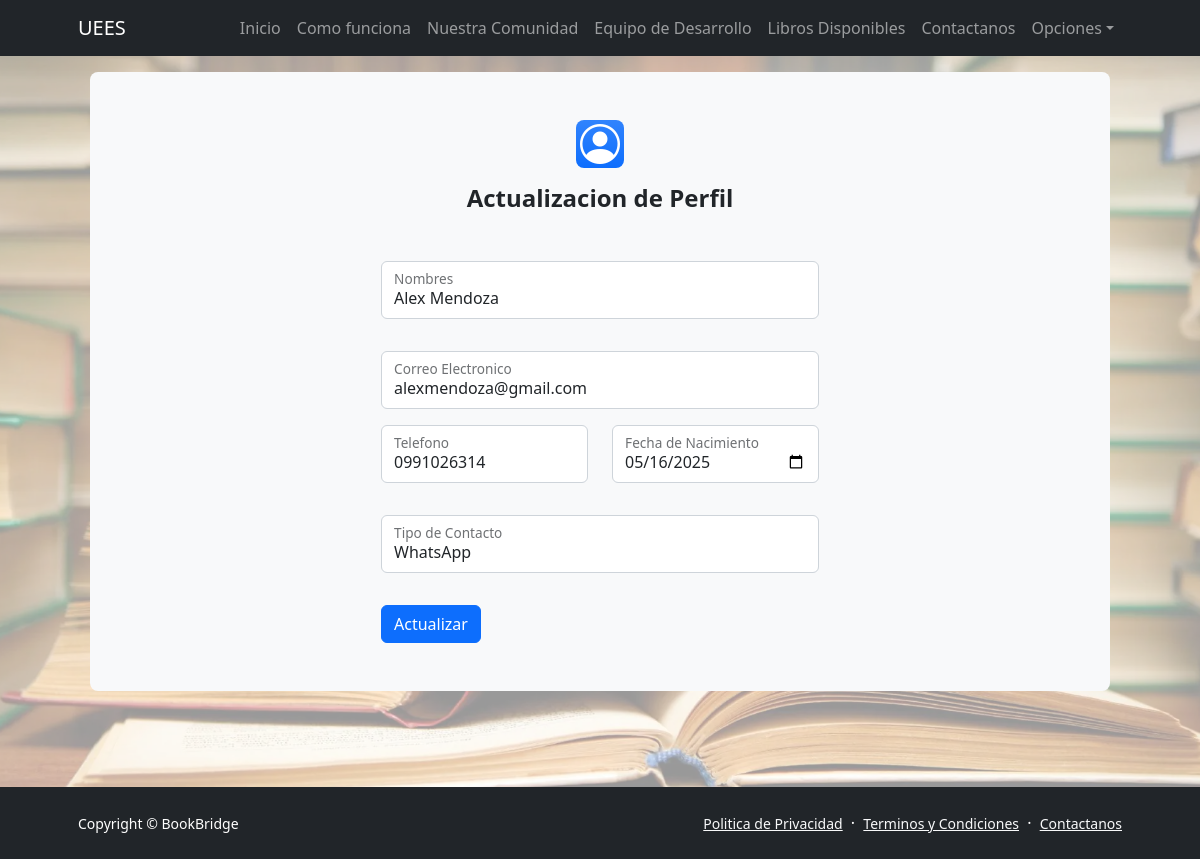
The page /mi-perfil/editar/ (signed in) on the database its author committed.
### intercambios/models.py (models this page shows, shortened)
class Usuario(AbstractUser):
    nombreReal = models.CharField(max_length=100)
    fechaAcceso = models.DateTimeField(null=True, blank=True)
    telefono = models.CharField(max_length=100)
    fecha_nacimiento = models.DateTimeField(null=True, blank=True)
    aceptacionPolitica = models.BooleanField(default=False)
    fechaAceptacion = models.DateTimeField(null=True, blank=True)
    intentosFallidos = models.IntegerField(default=0)
    estatus = models.CharField(max_length=20, default='Activo')
    perfil = models.ForeignKey(Perfil, on_delete=models.SET_NULL, null=True, related_name='usuarios')
    contactoPrincipal = models.ForeignKey(TipoContacto, on_delete=models.SET_NULL, null=True,)

### intercambios/views.py (the view)
# urls.py: path('mi-perfil/editar/', UsuarioUpdateView.as_view(), name='perfil_editar'),
class UsuarioUpdateView(LoginRequiredMixin, UpdateView):
    model = Usuario
    form_class = UsuarioUpdateForm
    template_name = 'intercambios/seguridad/perfil_editar.html'
    success_url = reverse_lazy('perfil_actualizado')
    def get_object(self):
        return self.request.user

### intercambios/forms.py
class UsuarioUpdateForm(forms.ModelForm):
    class Meta:
        model = Usuario
        fields = [
            'first_name', 'last_name',
            'email', 'nombreReal', 'telefono',
            'fecha_nacimiento', 'contactoPrincipal'
        ]
        widgets = {
            'fecha_nacimiento': forms.DateInput(attrs={'type': 'date'}),
        }
    def __init__(self, *args, **kwargs):
        super().__init__(*args, **kwargs)
        for field_name, field in self.fields.items():
            existing_classes = field.widget.attrs.get('class', '')
            field.widget.attrs['class'] = f'{existing_classes} form-control'.strip()
            field.widget.attrs['placeholder'] = field.label

### intercambios/models.py (called while the page is built)
    def __str__(self):
        return self.tipoContacto

### intercambios/templates/intercambios/seguridad/perfil_editar.html (shortened to what this page needs)
{% extends 'intercambios/base.html' %} {% block content %}
<section class="py-5">
  <div class="container px-5">
    <div class="bg-light rounded-3 py-5 px-4 px-md-5 mb-5">
      <div class="row gx-5 justify-content-center">
        <div class="col-lg-8 col-xl-6">
          <div class="text-center mb-5">
            <div class="feature bg-primary bg-gradient text-white rounded-3 mb-3">
              <i class="bi bi-person-circle fs-1"></i>
            </div>
            <h4 class="fw-bold">Actualizacion de Perfil</h4>
          </div>
          <form method="post">
              <div class="row">
                <div class="mb-3">
                  <div class="form-floating mb-3">
                    {{ form.nombreReal }}
                    <label for="{{ form.nombreReal.id_for_label }}">Nombres</label>
                  </div>
                </div>
              </div>
              <div class="form-floating mb-3">
                {{ form.email }}
                <label for="{{ form.email.id_for_label }}">Correo Electronico</label>
              </div>
              <div class="row">
                <div class="col-md-6 mb-3">
                  <div class="form-floating mb-3">
                    {{ form.telefono }}
                    <label for="{{ form.telefono.id_for_label }}">Telefono</label>
                  </div>
                </div>
                <div class="col-md-6 mb-3">
                  <div class="form-floating mb-3">
                    {{ form.fecha_nacimiento }}
                    <label for="{{ form.fecha_nacimiento.id_for_label }}">Fecha de Nacimiento</label>
                  </div>
                </div>
              </div>
              <div class="row">
                <div class="mb-3">
                  <div class="form-floating mb-3">
                    {{ form.contactoPrincipal }}
                    <label for="{{ form.contactoPrincipal.id_for_label }}">Tipo de Contacto</label>
                  </div>
                </div>
              </div>
            <button type="submit" class="btn btn-primary">Actualizar</button>
          </form>
        </div>
      </div>
    </div>
  </div>
</section>
{% endblock %}

### intercambios/templates/intercambios/base.html (style rules this page uses)
body { position: relative; min-height: 100vh; margin: 0; }
body::before { content: ""; position: fixed; top: 0; left: 0; width: 100%; height: 100%; background-image: url("/static/img/libros-bb.webp"); background-size: cover; background-repeat: no-repeat; background-position: center; background-attachment: fixed; opacity: 0.4; z-index: -1; }

### rows shown on the page
Usuario: nombreReal "Alex Mendoza", email "alexmendoza@gmail.com", telefono "0991026314", fecha_nacimiento "05/16/2025", contactoPrincipal "WhatsApp"
